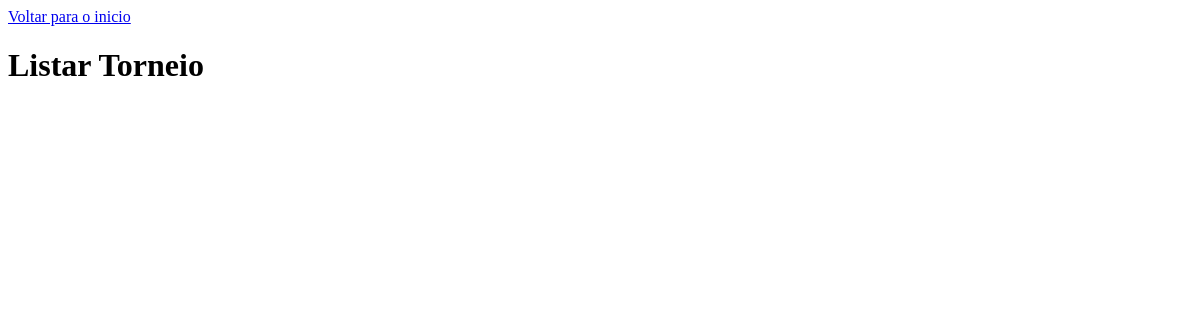
Page /lib/Select-Listar-PHP/Torneio.php on the earlier database version.
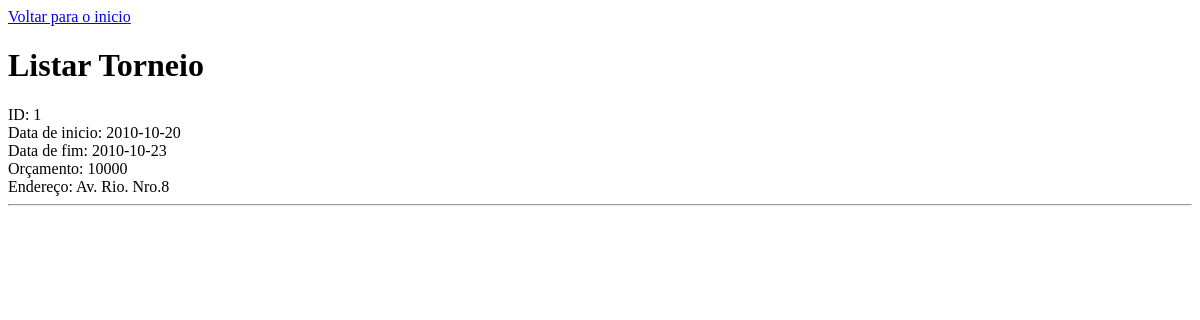
Same page on the later database version.
### tables this page shows
create table torneio (
	id_torneio serial not null, 
	dt_ini date not null, 
	dt_fim date not null, 
	orcamento int,
	endereco char(30)
);

### www/lib/Select-Listar-PHP/Torneio.php (the view, shortened to what this page needs)
<?php
    include("../../modulos/Conexao.php");
?>
<!DOCTYPE html>
<html lang="pt_BR">
<head>
</head>
<body>
<a href="../../index.php">Voltar para o inicio</a>
    <h1>Listar Torneio</h1>
<?php
    $query_usuarios = "SELECT id_torneio, dt_ini, dt_fim, orcamento, endereco FROM torneio";
    $resultado_usuarios = $pdo->prepare($query_usuarios);
    $resultado_usuarios->execute();
    if( ($resultado_usuarios) AND ($resultado_usuarios->rowCount() != 0 ) ){
        while($row_usuários = $resultado_usuarios->fetch( PDO:: FETCH_ASSOC )){
            extract($row_usuários);
            echo "ID: " . $id_torneio . "<br>Data de inicio: " . $dt_ini . "<br>Data de fim: " . $dt_fim . "<br>Orçamento: " . $orcamento . "<br>Endereço: ". $endereco . "<br> <hr>";
        }
    } else{
        echo "<script>alert('Erro: Nenhum dado encontrado!');</script>";
    }

Differences in the rows shown:
added torneio: id_torneio "1", dt_ini "2010-10-20", dt_fim "2010-10-23", orcamento "10000", endereco "Av. Rio. Nro.8"
